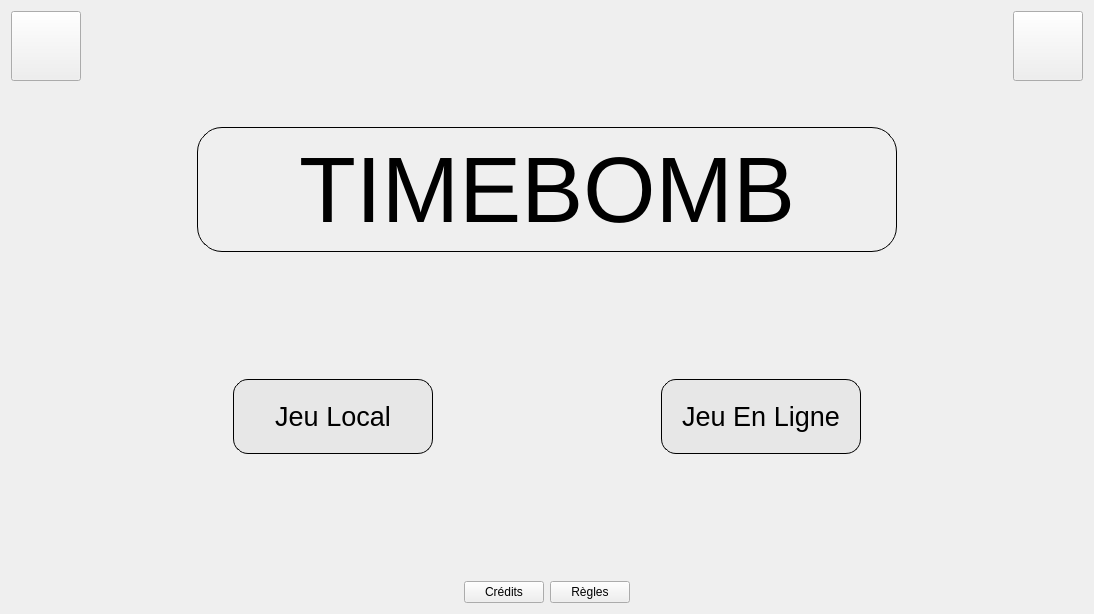
<?xml version="1.0" encoding="UTF-8"?>
<ui version="4.0">
 <class>Home</class>
 <widget class="QWidget" name="Home">
  <property name="geometry">
   <rect>
    <x>0</x>
    <y>0</y>
    <width>1094</width>
    <height>614</height>
   </rect>
  </property>
  <property name="windowTitle">
   <string>Form</string>
  </property>
  <layout class="QVBoxLayout" name="verticalLayout">
   <item>
    <layout class="QHBoxLayout" name="horizontalLayout">
     <item>
      <widget class="QPushButton" name="options">
       <property name="minimumSize">
        <size>
         <width>70</width>
         <height>70</height>
        </size>
       </property>
       <property name="styleSheet">
        <string notr="true">border-image:url(://images/icons/button-settings.png);</string>
       </property>
       <property name="text">
        <string/>
       </property>
      </widget>
     </item>
     <item>
      <spacer name="horizontalSpacer">
       <property name="orientation">
        <enum>Qt::Horizontal</enum>
       </property>
       <property name="sizeHint" stdset="0">
        <size>
         <width>40</width>
         <height>20</height>
        </size>
       </property>
      </spacer>
     </item>
     <item>
      <widget class="QPushButton" name="quitter">
       <property name="minimumSize">
        <size>
         <width>70</width>
         <height>70</height>
        </size>
       </property>
       <property name="styleSheet">
        <string notr="true">border-image:url(://images/icons/button-quit.png);</string>
       </property>
       <property name="text">
        <string/>
       </property>
      </widget>
     </item>
    </layout>
   </item>
   <item>
    <spacer name="verticalSpacer_3">
     <property name="orientation">
      <enum>Qt::Vertical</enum>
     </property>
     <property name="sizeHint" stdset="0">
      <size>
       <width>20</width>
       <height>40</height>
      </size>
     </property>
    </spacer>
   </item>
   <item>
    <layout class="QHBoxLayout" name="horizontalLayout_2">
     <item>
      <spacer name="horizontalSpacer_2">
       <property name="orientation">
        <enum>Qt::Horizontal</enum>
       </property>
       <property name="sizeHint" stdset="0">
        <size>
         <width>40</width>
         <height>20</height>
        </size>
       </property>
      </spacer>
     </item>
     <item>
      <widget class="QLabel" name="timebomb">
       <property name="minimumSize">
        <size>
         <width>700</width>
         <height>125</height>
        </size>
       </property>
       <property name="font">
        <font>
         <pointsize>70</pointsize>
        </font>
       </property>
       <property name="autoFillBackground">
        <bool>false</bool>
       </property>
       <property name="styleSheet">
        <string notr="true">border-width: 1px;
border-style: solid;
border-color: black;
border-radius: 25px;</string>
       </property>
       <property name="text">
        <string>TIMEBOMB</string>
       </property>
       <property name="alignment">
        <set>Qt::AlignCenter</set>
       </property>
      </widget>
     </item>
     <item>
      <spacer name="horizontalSpacer_3">
       <property name="orientation">
        <enum>Qt::Horizontal</enum>
       </property>
       <property name="sizeHint" stdset="0">
        <size>
         <width>40</width>
         <height>20</height>
        </size>
       </property>
      </spacer>
     </item>
    </layout>
   </item>
   <item>
    <spacer name="verticalSpacer_5">
     <property name="orientation">
      <enum>Qt::Vertical</enum>
     </property>
     <property name="sizeHint" stdset="0">
      <size>
       <width>20</width>
       <height>40</height>
      </size>
     </property>
    </spacer>
   </item>
   <item>
    <spacer name="verticalSpacer_4">
     <property name="orientation">
      <enum>Qt::Vertical</enum>
     </property>
     <property name="sizeHint" stdset="0">
      <size>
       <width>20</width>
       <height>40</height>
      </size>
     </property>
    </spacer>
   </item>
   <item>
    <spacer name="verticalSpacer_2">
     <property name="orientation">
      <enum>Qt::Vertical</enum>
     </property>
     <property name="sizeHint" stdset="0">
      <size>
       <width>20</width>
       <height>40</height>
      </size>
     </property>
    </spacer>
   </item>
   <item>
    <layout class="QHBoxLayout" name="horizontalLayout_3">
     <item>
      <spacer name="horizontalSpacer_4">
       <property name="orientation">
        <enum>Qt::Horizontal</enum>
       </property>
       <property name="sizeHint" stdset="0">
        <size>
         <width>40</width>
         <height>20</height>
        </size>
       </property>
      </spacer>
     </item>
     <item>
      <widget class="QPushButton" name="jeuLocal">
       <property name="minimumSize">
        <size>
         <width>200</width>
         <height>75</height>
        </size>
       </property>
       <property name="font">
        <font>
         <pointsize>20</pointsize>
        </font>
       </property>
       <property name="autoFillBackground">
        <bool>false</bool>
       </property>
       <property name="styleSheet">
        <string notr="true">QPushButton
{
border: 1px solid black;
background-color: #e7e7e7;
border-radius: 15px;
}

QPushButton:hover
{
background-color: #e4e7e7;
border-color: #2c7ab4;
}

QPushButton:pressed
{
background-color: #bfbfbf;
}</string>
       </property>
       <property name="text">
        <string>Jeu Local</string>
       </property>
      </widget>
     </item>
     <item>
      <spacer name="horizontalSpacer_5">
       <property name="orientation">
        <enum>Qt::Horizontal</enum>
       </property>
       <property name="sizeHint" stdset="0">
        <size>
         <width>40</width>
         <height>20</height>
        </size>
       </property>
      </spacer>
     </item>
     <item>
      <widget class="QPushButton" name="jeuEnLigne">
       <property name="minimumSize">
        <size>
         <width>200</width>
         <height>75</height>
        </size>
       </property>
       <property name="font">
        <font>
         <pointsize>20</pointsize>
        </font>
       </property>
       <property name="styleSheet">
        <string notr="true">QPushButton
{
border: 1px solid black;
background-color: #e7e7e7;
border-radius: 15px;
}

QPushButton:hover
{
background-color: #e4e7e7;
border-color: #2c7ab4;
}

QPushButton:pressed
{
background-color: #bfbfbf;
}</string>
       </property>
       <property name="text">
        <string>Jeu En Ligne</string>
       </property>
      </widget>
     </item>
     <item>
      <spacer name="horizontalSpacer_6">
       <property name="orientation">
        <enum>Qt::Horizontal</enum>
       </property>
       <property name="sizeHint" stdset="0">
        <size>
         <width>40</width>
         <height>20</height>
        </size>
       </property>
      </spacer>
     </item>
    </layout>
   </item>
   <item>
    <spacer name="verticalSpacer_7">
     <property name="orientation">
      <enum>Qt::Vertical</enum>
     </property>
     <property name="sizeHint" stdset="0">
      <size>
       <width>20</width>
       <height>40</height>
      </size>
     </property>
    </spacer>
   </item>
   <item>
    <spacer name="verticalSpacer_6">
     <property name="orientation">
      <enum>Qt::Vertical</enum>
     </property>
     <property name="sizeHint" stdset="0">
      <size>
       <width>20</width>
       <height>40</height>
      </size>
     </property>
    </spacer>
   </item>
   <item>
    <spacer name="verticalSpacer">
     <property name="orientation">
      <enum>Qt::Vertical</enum>
     </property>
     <property name="sizeHint" stdset="0">
      <size>
       <width>20</width>
       <height>40</height>
      </size>
     </property>
    </spacer>
   </item>
   <item>
    <layout class="QHBoxLayout" name="horizontalLayout_4">
     <item>
      <spacer name="horizontalSpacer_7">
       <property name="orientation">
        <enum>Qt::Horizontal</enum>
       </property>
       <property name="sizeHint" stdset="0">
        <size>
         <width>40</width>
         <height>20</height>
        </size>
       </property>
      </spacer>
     </item>
     <item>
      <widget class="QPushButton" name="credits">
       <property name="text">
        <string>Crédits</string>
       </property>
      </widget>
     </item>
     <item>
      <widget class="QPushButton" name="regles">
       <property name="text">
        <string>Règles</string>
       </property>
      </widget>
     </item>
     <item>
      <spacer name="horizontalSpacer_8">
       <property name="orientation">
        <enum>Qt::Horizontal</enum>
       </property>
       <property name="sizeHint" stdset="0">
        <size>
         <width>40</width>
         <height>20</height>
        </size>
       </property>
      </spacer>
     </item>
    </layout>
   </item>
  </layout>
 </widget>
 <resources/>
 <connections/>
</ui>
